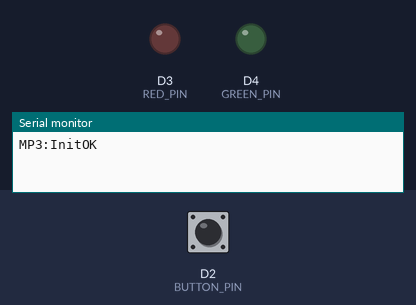
Bench run of a sketch on a simulated Arduino MKR. Parts: output pins drawn as LEDs (lit = HIGH), the last lines printed to the serial monitor. The inputs (shaded band) are chosen by the test bench; at power-on: D2 (BUTTON_PIN) HIGH. WiFi joins after 1.5 s; servers stay silent unless stated; the local clock reads 2024-03-15 10:24:30 at power-on unless the sketch sets it; the audio player accepts every command and is not drawn; not simulated (calls return 0 or success): arduino_secrets.h.

Above: at 0.1 s.
At 15.3 s:
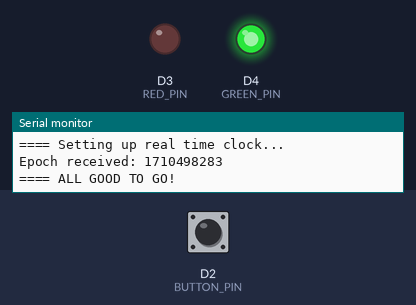
15.4 s: D2 (BUTTON_PIN) pulled LOW for 0.15 s
Timing chart, 0 to 18.4 s (numbered marks = the images above; inputs shaded):
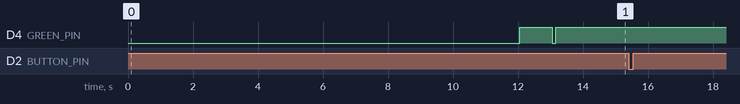

The sketch:

cloc.ino
```cpp
#include <SPI.h>
#include <WiFiNINA.h>
#include <WiFiUdp.h>
#include <RTCZero.h>
#include "DFRobotDFPlayerMini.h"

#include "arduino_secrets.h"
#include "clockdef.h"

#define BUTTON_PIN 2
#define GREEN_PIN 4
#define RED_PIN 3
#define BUSY_PIN 5


DFRobotDFPlayerMini myDFPlayer;

RTCZero rtc;

char ssid[] = SECRET_SSID;
char pass[] = SECRET_PASS;

int status = WL_IDLE_STATUS;

const int GMT = 2; //change this to adapt it to your time zone

void setup() {
  Serial.begin(9600);

  while (!Serial) {
    delay(100);
  }

  pinMode(BUTTON_PIN, INPUT_PULLUP);
  pinMode(GREEN_PIN, OUTPUT);
  pinMode(RED_PIN, OUTPUT);
  pinMode(BUSY_PIN, INPUT);

  digitalWrite(GREEN_PIN, LOW);
  digitalWrite(RED_PIN, LOW);

  SetupMP3();
  setupWifi();
  setupClock();

  digitalWrite(GREEN_PIN, HIGH);

  Serial.println("==== ALL GOOD TO GO!");
}

void loop() {
  // If the phone is picked up
  if (digitalRead(BUTTON_PIN) == LOW) {
    Serial.println("Button Pressed");
    sayTime(rtc.getHours() + GMT, rtc.getMinutes());
    delay(1000);
  }

  delay(10);
}

void setupWifi() {
  Serial.println("==== Setting up wifi...");

  // check if the WiFi module works
  if (WiFi.status() == WL_NO_SHIELD) {
    digitalWrite(GREEN_PIN, LOW);
    Serial.println("WiFi shield not present");
    digitalWrite(RED_PIN, HIGH);
    while (true) {
      delay(1000);
    }
  }

  int attempt = 0;

  // attempt to connect to WiFi network:
  while ( status != WL_CONNECTED) {
    Serial.print("Attempting to connect to SSID: ");
    Serial.println(ssid);
    status = WiFi.begin(ssid, pass);
    delay(10000);
    if (++attempt == 4) {
      digitalWrite(RED_PIN, HIGH);
      while (true) {
        delay(1000);
      }
    }
  }

  digitalWrite(GREEN_PIN, HIGH);
  delay(1000);
  digitalWrite(GREEN_PIN, LOW);

  printWiFiStatus();
}

void SetupMP3() {
  Serial.print("MP3:Init");
  Serial1.begin(9600);
  while (!Serial1)
    Serial.print(".");
  Serial.print("OK ");

  if (!myDFPlayer.begin(Serial1)) {
    int count = 10;
    while (count--) {
      Serial.print(".");
      delay(500);
    }
  }
  Serial.print("OK ");
  Serial.println(myDFPlayer.readState());

  Serial.println("MP3:Config");
  myDFPlayer.setTimeOut(500); //Set serial communictaion time out 500ms

  //----Set volume----
  myDFPlayer.volume(30);  //Set volume value (0~30).
  myDFPlayer.outputSetting(true, 31);
  //myDFPlayer.volumeUp(); //Volume Up
  //myDFPlayer.volumeDown(); //Volume Down

  //----Set different EQ----
  myDFPlayer.EQ(DFPLAYER_EQ_NORMAL);
  //  myDFPlayer.EQ(DFPLAYER_EQ_POP);
  //  myDFPlayer.EQ(DFPLAYER_EQ_ROCK);
  //  myDFPlayer.EQ(DFPLAYER_EQ_JAZZ);
  //  myDFPlayer.EQ(DFPLAYER_EQ_CLASSIC);
  //  myDFPlayer.EQ(DFPLAYER_EQ_BASS);

  //----Set device we use SD as default----
  //  myDFPlayer.outputDevice(DFPLAYER_DEVICE_U_DISK);
  myDFPlayer.outputDevice(DFPLAYER_DEVICE_SD);
  //  myDFPlayer.outputDevice(DFPLAYER_DEVICE_AUX);
  //  myDFPlayer.outputDevice(DFPLAYER_DEVICE_SLEEP);
  //  myDFPlayer.outputDevice(DFPLAYER_DEVICE_FLASH);

  //----Mp3 control----
  //  myDFPlayer.sleep();     //sleep
  //  myDFPlayer.reset();     //Reset the module
  //  myDFPlayer.enableDAC();  //Enable On-chip DAC
  //  myDFPlayer.disableDAC();  //Disable On-chip DAC
  //  myDFPlayer.outputSetting(true, 15); //output setting, enable the output and set the gain to 15

  //----Read imformation----
  Serial.print("MP3:readState:");
  Serial.println(myDFPlayer.readState()); //read mp3 state
  Serial.print("MP3:readVolume:");
  Serial.println(myDFPlayer.readVolume()); //read current volume
  Serial.print("MP3:readEQ:");
  Serial.println(myDFPlayer.readEQ()); //read EQ setting
  Serial.print("MP3:readFC:");
  Serial.println(myDFPlayer.readFileCounts()); //read all file counts in SD card
  Serial.print("MP3:readCFN:");
  Serial.println(myDFPlayer.readCurrentFileNumber()); //read current play file number
  Serial.print("MP3:readFCIF:");
  Serial.println(myDFPlayer.readFileCountsInFolder(1)); //read fill counts in folder SD:/03
}

void syncPlay(int fileIndex) {
  Serial.print("Play: ");
  Serial.println(fileIndex);
  myDFPlayer.play(fileIndex);
  delay(100);
  int playerState = 0;
  while(playerState != 512) {
    delay(400);
    playerState = myDFPlayer.readState();
  }
}

void sayTime(int h, int m) {
  h = h % 12;
  syncPlay(fTimeIs);

  if (m) {
    for (int i = 0; minutes[m][i]; i++) {
      syncPlay(minutes[m][i]);
    }
    syncPlay(fMinutes);
    syncPlay(fPast);
  }
  syncPlay(hours[h]);
}


void setupClock() {
  Serial.println("==== Setting up real time clock...");
  rtc.begin();

  unsigned long epoch;
  int numberOfTries = 0, maxTries = 16;
  do {
    epoch = WiFi.getTime();
    numberOfTries++;
    delay(100);
  } while ((epoch == 0) && (numberOfTries < maxTries));

  if (numberOfTries == maxTries) {
    Serial.print("NTP unreachable!!");
    digitalWrite(RED_PIN, HIGH);
    while (true) {
      delay(1000);
    }
  } else {
    Serial.print("Epoch received: ");
    Serial.println(epoch);
    rtc.setEpoch(epoch);

    Serial.println();
  }

  digitalWrite(GREEN_PIN, HIGH);
  delay(1000);
  digitalWrite(GREEN_PIN, LOW);
}


void printTime() {
  print2digits(rtc.getHours() + GMT);
  Serial.print(":");
  print2digits(rtc.getMinutes());
  Serial.print(":");
  print2digits(rtc.getSeconds());
  Serial.println();
}

void printDate() {
  Serial.print(rtc.getDay());
  Serial.print("/");
  Serial.print(rtc.getMonth());
  Serial.print("/");
  Serial.print(rtc.getYear());

  Serial.print(" ");
}

void printWiFiStatus() {
  // print the SSID of the network you're attached to:
  Serial.print("SSID: ");
  Serial.println(WiFi.SSID());

  // print your WiFi shield's IP address:
  IPAddress ip = WiFi.localIP();
  Serial.print("IP Address: ");
  Serial.println(ip);

  // print the received signal strength:
  long rssi = WiFi.RSSI();
  Serial.print("signal strength (RSSI):");
  Serial.print(rssi);
  Serial.println(" dBm");
}

void print2digits(int number) {
  if (number < 10) {
    Serial.print("0");
  }
  Serial.print(number);
}
```

clockdef.h
```cpp
enum files {
  fEmpty,
  fTimeIs,
  fMinutes,
  fPast,
  fO,
  fOne,
  fTwo,
  fThree,
  fFour,
  fFive,
  fSix,
  fSeven,
  fEight,
  fNine,
  fTen,
  fEleven,
  fTwelve,
  fThirteen,
  fFourteen,
  fFifteen,
  fSixteen,
  fSeventeen,
  fEighteen,
  fNineteen,
  fTwenty,
  fThirty,
  fFourty,
  fFifty
};

const byte hours[] = {
  fTwelve,
  fOne,
  fTwo,
  fThree,
  fFour,
  fFive,
  fSix,
  fSeven,
  fEight,
  fNine,
  fTen,
  fEleven
};

const byte minutes[][3] = {
  {0, 0, 0},
  {fOne, 0, 0},
  {fTwo, 0, 0},
  {fThree, 0, 0},
  {fFour, 0, 0},
  {fFive, 0, 0},
  {fSix, 0, 0},
  {fSeven, 0, 0},
  {fEight, 0, 0},
  {fNine, 0, 0},
  {fTen, 0, 0},
  {fEleven, 0, 0},
  {fTwelve, 0, 0},
  {fThirteen, 0, 0},
  {fFourteen, 0, 0},
  {fFifteen, 0, 0},
  {fSixteen, 0, 0},
  {fSeventeen, 0, 0},
  {fEighteen, 0, 0},
  {fNineteen, 0, 0},
  {fTwenty, 0, 0},
  {fTwenty, fOne, 0},
  {fTwenty, fTwo, 0},
  {fTwenty, fThree, 0},
  {fTwenty, fFour, 0},
  {fTwenty, fFive, 0},
  {fTwenty, fSix, 0},
  {fTwenty, fSeven, 0},
  {fTwenty, fEight, 0},
  {fTwenty, fNine, 0},
  {fThirty, 0, 0},
  {fThirty, fOne, 0},
  {fThirty, fTwo, 0},
  {fThirty, fThree, 0},
  {fThirty, fFour, 0},
  {fThirty, fFive, 0},
  {fThirty, fSix, 0},
  {fThirty, fSeven, 0},
  {fThirty, fEight, 0},
  {fThirty, fNine, 0},
  {fFourty, 0, 0},
  {fFourty, fOne, 0},
  {fFourty, fTwo, 0},
  {fFourty, fThree, 0},
  {fFourty, fFour, 0},
  {fFourty, fFive, 0},
  {fFourty, fSix, 0},
  {fFourty, fSeven, 0},
  {fFourty, fEight, 0},
  {fFourty, fNine, 0},
  {fFifty, 0, 0},
  {fFifty, fOne, 0},
  {fFifty, fTwo, 0},
  {fFifty, fThree, 0},
  {fFifty, fFour, 0},
  {fFifty, fFive, 0},
  {fFifty, fSix, 0},
  {fFifty, fSeven, 0},
  {fFifty, fEight, 0},
  {fFifty, fNine, 0},
};
```
